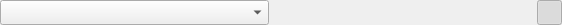
<?xml version="1.0" encoding="UTF-8"?>
<ui version="4.0">
 <class>HeaderFrame</class>
 <widget class="QFrame" name="HeaderFrame">
  <property name="geometry">
   <rect>
    <x>0</x>
    <y>0</y>
    <width>562</width>
    <height>25</height>
   </rect>
  </property>
  <property name="minimumSize">
   <size>
    <width>0</width>
    <height>25</height>
   </size>
  </property>
  <property name="maximumSize">
   <size>
    <width>16777215</width>
    <height>25</height>
   </size>
  </property>
  <property name="windowTitle">
   <string>Frame</string>
  </property>
  <property name="title" stdset="0">
   <string/>
  </property>
  <property name="header" stdset="0">
   <bool>true</bool>
  </property>
  <layout class="QHBoxLayout" name="horizontalLayout">
   <property name="spacing">
    <number>0</number>
   </property>
   <property name="leftMargin">
    <number>0</number>
   </property>
   <property name="topMargin">
    <number>0</number>
   </property>
   <property name="rightMargin">
    <number>0</number>
   </property>
   <property name="bottomMargin">
    <number>0</number>
   </property>
   <item>
    <widget class="QComboBox" name="menusCombo">
     <property name="minimumSize">
      <size>
       <width>0</width>
       <height>25</height>
      </size>
     </property>
    </widget>
   </item>
   <item>
    <widget class="QLabel" name="titleLabel">
     <property name="minimumSize">
      <size>
       <width>0</width>
       <height>25</height>
      </size>
     </property>
     <property name="maximumSize">
      <size>
       <width>16777215</width>
       <height>25</height>
      </size>
     </property>
     <property name="alignment">
      <set>Qt::AlignCenter</set>
     </property>
    </widget>
   </item>
   <item>
    <widget class="QToolButton" name="expandButton">
     <property name="minimumSize">
      <size>
       <width>25</width>
       <height>25</height>
      </size>
     </property>
     <property name="maximumSize">
      <size>
       <width>25</width>
       <height>25</height>
      </size>
     </property>
     <property name="toolTip">
      <string>Hide contents</string>
     </property>
     <property name="iconSize">
      <size>
       <width>22</width>
       <height>22</height>
      </size>
     </property>
     <property name="checkable">
      <bool>true</bool>
     </property>
     <property name="checked">
      <bool>true</bool>
     </property>
    </widget>
   </item>
  </layout>
 </widget>
 <resources/>
 <connections/>
</ui>
